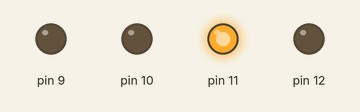
The sketch below on a simulated Arduino Uno, built with avr-gcc and run on an emulated ATmega328P. Parts: output pins drawn as LEDs (lit = HIGH).

Above: at 0.5 s.
At 0.8 s:
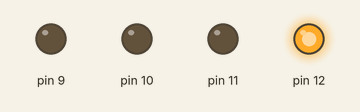
At 1.9 s:
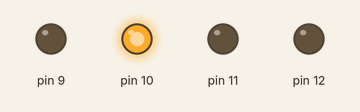
At 3.2 s:
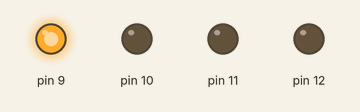
Timing chart, 0 to 3.7 s (numbered marks = the images above):
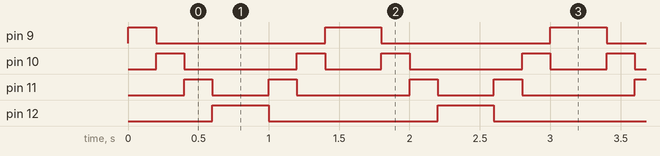

Measured:
- by itself, pin 9: repeats every 1.6 s: LOW 1.2 s, HIGH 0.40 s
- by itself, pin 10: repeats every 1.6 s: LOW 0.80 s, HIGH 0.20 s, LOW 0.40 s, HIGH 0.20 s
- by itself, pin 11: repeats every 1.6 s: LOW 0.40 s, HIGH 0.20 s, LOW 0.80 s, HIGH 0.20 s
- by itself, pin 12: alternates HIGH for 0.40 s and LOW for 1.2 s

The sketch:

_4Lightaalternate.ino
```cpp
void setup() {
  pinMode(9, OUTPUT);
  pinMode(10, OUTPUT);
  pinMode(11, OUTPUT);
  pinMode(12, OUTPUT);

}

void loop() {

  for (int i = 9; i <= 12; i++) {
    digitalWrite(i, 1);
    delay(200);
    digitalWrite(i, 0);

  }

  for (int j = 12; j >= 9; j--) {
    digitalWrite(j, 1);
    delay(200);
    digitalWrite(j, 0);
  }
}
```
